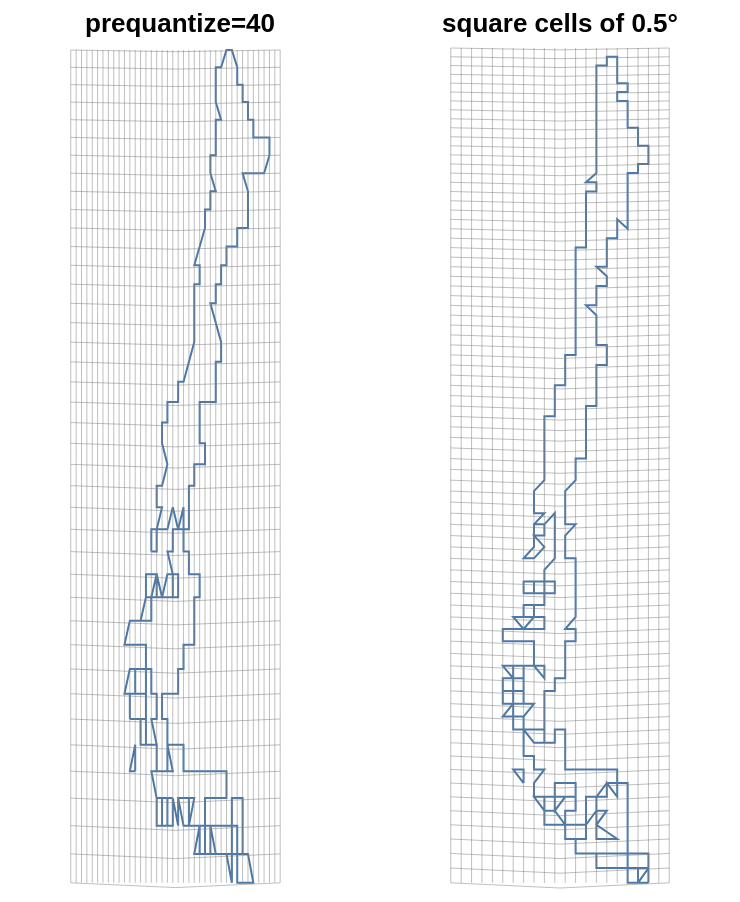

Specify this chart in Vega-Lite:
### Vega-Lite specification from a JSON file in a GitHub repository (floating-point values rounded to 4 significant figures)
{"config": {"view": {"continuousWidth": 400, "continuousHeight": 300, "fill": "transparent"}}, "hconcat": [{"layer": [{"data": {"name": "data-b26ec3dead60849b3dd4366e84f7aec8", "format": {"mesh": "data", "type": "topojson"}}, "mark": {"type": "geoshape", "filled": false}, "projection": {"reflectY": false, "type": "mercator"}}, {"data": {"name": "data-863b2a0ce7112c2946718f3aea6198f9"}, "mark": {"type": "geoshape", "filled": false, "opacity": 0.5, "stroke": "gray", "strokeWidth": 0.5}, "projection": {"reflectY": false, "type": "mercator"}}], "height": 420, "title": "prequantize=40", "width": 170}, {"layer": [{"data": {"name": "data-e282bb662a4d5d495dfc8b86e663a297", "format": {"mesh": "data", "type": "topojson"}}, "mark": {"type": "geoshape", "filled": false}, "projection": {"reflectY": false, "type": "mercator"}}, {"data": {"name": "data-752b2c6cd1fdcca3b57714ae9a3d946d"}, "mark": {"type": "geoshape", "filled": false, "opacity": 0.5, "stroke": "gray", "strokeWidth": 0.5}, "projection": {"reflectY": false, "type": "mercator"}}], "height": 420, "title": "square cells of 0.5°", "width": 170}], "background": "transparent", "$schema": "https://vega.github.io/schema/vega-lite/v6.4.1.json", "datasets": {"data-b26ec3dead60849b3dd4366e84f7aec8": "{\"type\":\"Topology\",\"objects\":{\"data\":{\"geometries\":[{\"properties\":{\"name\":\"Chile\"},\"type\":\"MultiPolygon\",\"arcs\":[[[0]],[[1]],[[2]],[[3]],[[4,-9]],[[10,-11]],[[40,-41]],[[-45,5,-43,6]],[[-45,-44,43,44,7]],[[8,9,10,11,12,13]],[[14]],[[15]],[[16]],[[17]],[[-20,19]],[[23,21,-22,21,-22,-24]],[[18,-47,19,20,-24,-25]],[[21,22,-26,23]],[[24,25,-28,26]],[[-28,27]],[[28,-35,-49]],[[29]],[[-51,30,31]],[[-52,32]],[[33,34,35,36]],[[-37,36]],[[37]],[[38]],[[39]],[[40,41,42,43,44,45,46,47,48,49,50,51,52]]],\"id\":40}],\"type\":\"GeometryCollection\"}},\"bbox\":[-78.98945312499993,-55.891699218750006,-66.435791015625,-17.50605468749997],\"transform\":{\"scale\":[0.3218887720352545,0.9842472956730779],\"translate\":[-78.98945312499993,-55.891699218750006]},\"arcs\":[[[35,0],[0,0]],[[36,0],[0,0]],[[39,1],[0,0]],[[37,1],[0,0]],[[32,1],[1,0],[1,-1],[-3,0],[0,1],[-1,0],[0,-1],[-1,1]],[[17,3],[0,-1],[1,0],[0,1]],[[19,3],[0,-1],[-3,0],[0,1]],[[16,3],[0,0]],[[32,1],[-3,0]],[[29,1],[-2,0]],[[27,1],[-4,0]],[[23,1],[1,1],[0,-1],[1,0],[0,1]],[[25,2],[1,0],[0,-1],[1,0]],[[27,1],[-1,1],[4,0],[0,-1],[1,0],[0,1],[-1,0],[0,1],[2,0],[0,-2]],[[15,4],[0,0]],[[13,4],[0,0]],[[12,4],[-1,0],[1,1],[0,-1]],[[11,5],[0,0]],[[14,7],[0,-1]],[[13,6],[-2,0]],[[11,6],[0,1]],[[11,7],[-1,0]],[[10,7],[1,1],[1,0]],[[12,7],[-1,0]],[[14,7],[-2,0]],[[12,7],[0,1]],[[13,8],[1,0],[0,-1]],[[13,8],[-1,0]],[[13,10],[1,1]],[[12,11],[0,0]],[[16,11],[0,1]],[[16,12],[1,-1]],[[17,11],[1,1],[1,0],[0,-1]],[[16,12],[-1,-1]],[[15,11],[-1,0]],[[14,11],[0,1],[1,0]],[[15,12],[1,0]],[[13,12],[0,0]],[[15,13],[0,1],[1,0],[0,-1],[-1,0]],[[1,23],[0,0]],[[25,2],[-4,0]],[[21,2],[-1,1],[2,0],[0,-1],[1,1],[-3,0],[0,-1],[-1,1]],[[19,3],[-1,0]],[[18,3],[-1,0]],[[17,3],[-1,0]],[[16,3],[-1,1],[4,0],[-1,1],[0,-1],[-2,0],[0,1],[-3,0],[0,1]],[[13,6],[1,0]],[[14,6],[0,-1],[2,0],[-1,1],[1,0],[0,1],[-1,0],[0,1],[-1,0],[0,1],[-4,0],[1,1],[2,0]],[[13,10],[2,0],[0,1]],[[15,11],[1,0]],[[16,11],[1,0]],[[17,11],[2,0]],[[19,11],[1,0],[0,1],[-1,0],[-1,1],[1,0],[0,1],[2,0],[0,1],[-1,-1],[-1,1],[-1,-1],[-2,0],[1,1],[-1,0],[0,1],[1,0],[1,1],[-1,1],[0,1],[1,0],[0,1],[2,0],[0,1],[1,0],[2,2],[0,3],[1,0],[0,1],[-1,0],[2,2],[0,1],[1,0],[0,1],[1,0],[-1,1],[0,1],[1,0],[0,2],[1,0],[-1,1],[0,2],[1,0],[1,1],[1,0],[1,-1],[0,-1],[1,0],[0,-1],[1,0],[0,-1],[1,0],[0,-1],[3,0],[0,-1],[-1,-1],[-4,0],[1,-1],[0,-2],[-2,0],[0,-1],[-2,0],[0,-1],[-1,0],[0,-1],[-1,0],[0,-1],[-1,0],[2,-2],[0,-1],[-1,0],[0,-2],[-3,0],[0,-2],[1,0],[0,-1],[-2,0],[0,-1],[-1,0],[0,-2],[-1,0],[0,-1],[1,0],[0,-1],[2,0],[0,-1],[-1,0],[0,-2],[-2,0],[0,-1],[-1,0],[0,-1],[-3,0],[0,-1],[1,0],[0,-1],[3,0],[0,-1],[8,0],[0,-1],[-4,0],[0,-1]]]}", "data-863b2a0ce7112c2946718f3aea6198f9": [{"type": "Feature", "geometry": {"type": "LineString", "coordinates": [[-78.99, -55.89], [-78.99, -17.51]]}}, {"type": "Feature", "geometry": {"type": "LineString", "coordinates": [[-78.67, -55.89], [-78.67, -17.51]]}}, {"type": "Feature", "geometry": {"type": "LineString", "coordinates": [[-78.35, -55.89], [-78.35, -17.51]]}}, {"type": "Feature", "geometry": {"type": "LineString", "coordinates": [[-78.02, -55.89], [-78.02, -17.51]]}}, {"type": "Feature", "geometry": {"type": "LineString", "coordinates": [[-77.7, -55.89], [-77.7, -17.51]]}}, {"type": "Feature", "geometry": {"type": "LineString", "coordinates": [[-77.38, -55.89], [-77.38, -17.51]]}}, {"type": "Feature", "geometry": {"type": "LineString", "coordinates": [[-77.06, -55.89], [-77.06, -17.51]]}}, {"type": "Feature", "geometry": {"type": "LineString", "coordinates": [[-76.74, -55.89], [-76.74, -17.51]]}}, {"type": "Feature", "geometry": {"type": "LineString", "coordinates": [[-76.41, -55.89], [-76.41, -17.51]]}}, {"type": "Feature", "geometry": {"type": "LineString", "coordinates": [[-76.09, -55.89], [-76.09, -17.51]]}}, {"type": "Feature", "geometry": {"type": "LineString", "coordinates": [[-75.77, -55.89], [-75.77, -17.51]]}}, {"type": "Feature", "geometry": {"type": "LineString", "coordinates": [[-75.45, -55.89], [-75.45, -17.51]]}}, {"type": "Feature", "geometry": {"type": "LineString", "coordinates": [[-75.13, -55.89], [-75.13, -17.51]]}}, {"type": "Feature", "geometry": {"type": "LineString", "coordinates": [[-74.8, -55.89], [-74.8, -17.51]]}}, {"type": "Feature", "geometry": {"type": "LineString", "coordinates": [[-74.48, -55.89], [-74.48, -17.51]]}}, {"type": "Feature", "geometry": {"type": "LineString", "coordinates": [[-74.16, -55.89], [-74.16, -17.51]]}}, {"type": "Feature", "geometry": {"type": "LineString", "coordinates": [[-73.84, -55.89], [-73.84, -17.51]]}}, {"type": "Feature", "geometry": {"type": "LineString", "coordinates": [[-73.52, -55.89], [-73.52, -17.51]]}}, {"type": "Feature", "geometry": {"type": "LineString", "coordinates": [[-73.2, -55.89], [-73.2, -17.51]]}}, {"type": "Feature", "geometry": {"type": "LineString", "coordinates": [[-72.87, -55.89], [-72.87, -17.51]]}}, {"type": "Feature", "geometry": {"type": "LineString", "coordinates": [[-72.55, -55.89], [-72.55, -17.51]]}}, {"type": "Feature", "geometry": {"type": "LineString", "coordinates": [[-72.23, -55.89], [-72.23, -17.51]]}}, {"type": "Feature", "geometry": {"type": "LineString", "coordinates": [[-71.91, -55.89], [-71.91, -17.51]]}}, {"type": "Feature", "geometry": {"type": "LineString", "coordinates": [[-71.59, -55.89], [-71.59, -17.51]]}}, {"type": "Feature", "geometry": {"type": "LineString", "coordinates": [[-71.26, -55.89], [-71.26, -17.51]]}}, {"type": "Feature", "geometry": {"type": "LineString", "coordinates": [[-70.94, -55.89], [-70.94, -17.51]]}}, {"type": "Feature", "geometry": {"type": "LineString", "coordinates": [[-70.62, -55.89], [-70.62, -17.51]]}}, {"type": "Feature", "geometry": {"type": "LineString", "coordinates": [[-70.3, -55.89], [-70.3, -17.51]]}}, {"type": "Feature", "geometry": {"type": "LineString", "coordinates": [[-69.98, -55.89], [-69.98, -17.51]]}}, {"type": "Feature", "geometry": {"type": "LineString", "coordinates": [[-69.65, -55.89], [-69.65, -17.51]]}}, {"type": "Feature", "geometry": {"type": "LineString", "coordinates": [[-69.33, -55.89], [-69.33, -17.51]]}}, {"type": "Feature", "geometry": {"type": "LineString", "coordinates": [[-69.01, -55.89], [-69.01, -17.51]]}}, {"type": "Feature", "geometry": {"type": "LineString", "coordinates": [[-68.69, -55.89], [-68.69, -17.51]]}}, {"type": "Feature", "geometry": {"type": "LineString", "coordinates": [[-68.37, -55.89], [-68.37, -17.51]]}}, {"type": "Feature", "geometry": {"type": "LineString", "coordinates": [[-68.05, -55.89], [-68.05, -17.51]]}}, {"type": "Feature", "geometry": {"type": "LineString", "coordinates": [[-67.72, -55.89], [-67.72, -17.51]]}}, {"type": "Feature", "geometry": {"type": "LineString", "coordinates": [[-67.4, -55.89], [-67.4, -17.51]]}}, {"type": "Feature", "geometry": {"type": "LineString", "coordinates": [[-67.08, -55.89], [-67.08, -17.51]]}}, {"type": "Feature", "geometry": {"type": "LineString", "coordinates": [[-66.76, -55.89], [-66.76, -17.51]]}}, {"type": "Feature", "geometry": {"type": "LineString", "coordinates": [[-66.44, -55.89], [-66.44, -17.51]]}}, {"type": "Feature", "geometry": {"type": "LineString", "coordinates": [[-78.99, -55.89], [-66.44, -55.89]]}}, {"type": "Feature", "geometry": {"type": "LineString", "coordinates": [[-78.99, -54.91], [-66.44, -54.91]]}}, {"type": "Feature", "geometry": {"type": "LineString", "coordinates": [[-78.99, -53.92], [-66.44, -53.92]]}}, {"type": "Feature", "geometry": {"type": "LineString", "coordinates": [[-78.99, -52.94], [-66.44, -52.94]]}}, {"type": "Feature", "geometry": {"type": "LineString", "coordinates": [[-78.99, -51.95], [-66.44, -51.95]]}}, {"type": "Feature", "geometry": {"type": "LineString", "coordinates": [[-78.99, -50.97], [-66.44, -50.97]]}}, {"type": "Feature", "geometry": {"type": "LineString", "coordinates": [[-78.99, -49.99], [-66.44, -49.99]]}}, {"type": "Feature", "geometry": {"type": "LineString", "coordinates": [[-78.99, -49.0], [-66.44, -49.0]]}}, {"type": "Feature", "geometry": {"type": "LineString", "coordinates": [[-78.99, -48.02], [-66.44, -48.02]]}}, {"type": "Feature", "geometry": {"type": "LineString", "coordinates": [[-78.99, -47.03], [-66.44, -47.03]]}}, {"type": "Feature", "geometry": {"type": "LineString", "coordinates": [[-78.99, -46.05], [-66.44, -46.05]]}}, {"type": "Feature", "geometry": {"type": "LineString", "coordinates": [[-78.99, -45.06], [-66.44, -45.06]]}}, {"type": "Feature", "geometry": {"type": "LineString", "coordinates": [[-78.99, -44.08], [-66.44, -44.08]]}}, {"type": "Feature", "geometry": {"type": "LineString", "coordinates": [[-78.99, -43.1], [-66.44, -43.1]]}}, {"type": "Feature", "geometry": {"type": "LineString", "coordinates": [[-78.99, -42.11], [-66.44, -42.11]]}}, {"type": "Feature", "geometry": {"type": "LineString", "coordinates": [[-78.99, -41.13], [-66.44, -41.13]]}}, {"type": "Feature", "geometry": {"type": "LineString", "coordinates": [[-78.99, -40.14], [-66.44, -40.14]]}}, {"type": "Feature", "geometry": {"type": "LineString", "coordinates": [[-78.99, -39.16], [-66.44, -39.16]]}}, {"type": "Feature", "geometry": {"type": "LineString", "coordinates": [[-78.99, -38.18], [-66.44, -38.18]]}}, {"type": "Feature", "geometry": {"type": "LineString", "coordinates": [[-78.99, -37.19], [-66.44, -37.19]]}}, {"type": "Feature", "geometry": {"type": "LineString", "coordinates": [[-78.99, -36.21], [-66.44, -36.21]]}}, {"type": "Feature", "geometry": {"type": "LineString", "coordinates": [[-78.99, -35.22], [-66.44, -35.22]]}}, {"type": "Feature", "geometry": {"type": "LineString", "coordinates": [[-78.99, -34.24], [-66.44, -34.24]]}}, {"type": "Feature", "geometry": {"type": "LineString", "coordinates": [[-78.99, -33.25], [-66.44, -33.25]]}}, {"type": "Feature", "geometry": {"type": "LineString", "coordinates": [[-78.99, -32.27], [-66.44, -32.27]]}}, {"type": "Feature", "geometry": {"type": "LineString", "coordinates": [[-78.99, -31.29], [-66.44, -31.29]]}}, {"type": "Feature", "geometry": {"type": "LineString", "coordinates": [[-78.99, -30.3], [-66.44, -30.3]]}}, {"type": "Feature", "geometry": {"type": "LineString", "coordinates": [[-78.99, -29.32], [-66.44, -29.32]]}}, {"type": "Feature", "geometry": {"type": "LineString", "coordinates": [[-78.99, -28.33], [-66.44, -28.33]]}}, {"type": "Feature", "geometry": {"type": "LineString", "coordinates": [[-78.99, -27.35], [-66.44, -27.35]]}}, {"type": "Feature", "geometry": {"type": "LineString", "coordinates": [[-78.99, -26.36], [-66.44, -26.36]]}}, {"type": "Feature", "geometry": {"type": "LineString", "coordinates": [[-78.99, -25.38], [-66.44, -25.38]]}}, {"type": "Feature", "geometry": {"type": "LineString", "coordinates": [[-78.99, -24.4], [-66.44, -24.4]]}}, {"type": "Feature", "geometry": {"type": "LineString", "coordinates": [[-78.99, -23.41], [-66.44, -23.41]]}}, {"type": "Feature", "geometry": {"type": "LineString", "coordinates": [[-78.99, -22.43], [-66.44, -22.43]]}}, {"type": "Feature", "geometry": {"type": "LineString", "coordinates": [[-78.99, -21.44], [-66.44, -21.44]]}}, {"type": "Feature", "geometry": {"type": "LineString", "coordinates": [[-78.99, -20.46], [-66.44, -20.46]]}}, {"type": "Feature", "geometry": {"type": "LineString", "coordinates": [[-78.99, -19.47], [-66.44, -19.47]]}}, {"type": "Feature", "geometry": {"type": "LineString", "coordinates": [[-78.99, -18.49], [-66.44, -18.49]]}}, {"type": "Feature", "geometry": {"type": "LineString", "coordinates": [[-78.99, -17.51], [-66.44, -17.51]]}}], "data-e282bb662a4d5d495dfc8b86e663a297": "{\"type\":\"Topology\",\"objects\":{\"data\":{\"geometries\":[{\"properties\":{\"name\":\"Chile\"},\"type\":\"MultiPolygon\",\"arcs\":[[[0]],[[1]],[[2]],[[-5,3]],[[4,5,6,-11]],[[-7,6,11,-12]],[[-14,7,-45]],[[8]],[[9,-47]],[[10,11,12,13,14]],[[15]],[[16]],[[17]],[[18]],[[-50,19]],[[-24,20,-26]],[[21,22,23,24,-52]],[[25,26,27,-31,28]],[[29,30,-32,-54]],[[-32,31]],[[32,33]],[[34]],[[35,-40,36,-38]],[[37,-58]],[[38,39]],[[40]],[[41]],[[-60,42]],[[43]],[[44,45,46,47,48,49,50,51,52,53,54,55,56,57,58,59,60]]],\"id\":40}],\"type\":\"GeometryCollection\"}},\"bbox\":[-78.98945312499993,-55.891699218750006,-66.435791015625,-17.50605468749997],\"transform\":{\"scale\":[0.6236067393352753,0.5],\"translate\":[-78.98945312499993,-55.891699218750006]},\"arcs\":[[[18,0],[0,0]],[[19,0],[-1,0],[1,1],[0,-1]],[[20,1],[0,0]],[[17,2],[2,0],[0,-1],[-1,0]],[[17,2],[0,-1],[1,0]],[[18,1],[0,-1],[-1,0],[0,1],[-3,0]],[[14,1],[0,1]],[[12,3],[-1,0],[0,1]],[[11,4],[-2,0],[0,1],[1,0],[1,-1]],[[9,6],[0,-1],[-1,1]],[[17,2],[-3,0]],[[14,2],[-2,0]],[[12,2],[0,1]],[[12,3],[1,0],[0,1]],[[13,4],[1,1],[0,-2],[2,0],[-2,1],[1,1],[-1,0],[0,1],[1,0],[0,1],[1,-1],[0,1],[1,0],[0,-5]],[[8,8],[0,0]],[[7,7],[-1,1],[1,0],[0,-1]],[[7,9],[0,0]],[[6,10],[0,0]],[[7,11],[-1,0],[0,1],[1,0]],[[6,13],[-1,0],[0,1]],[[7,13],[-1,0]],[[6,13],[0,-1],[-1,0],[1,1]],[[6,13],[0,1]],[[6,14],[1,0]],[[6,14],[-1,0]],[[5,14],[0,1],[1,0]],[[6,15],[-1,1],[1,0]],[[6,15],[0,-1]],[[7,15],[-1,0]],[[6,15],[0,1]],[[7,16],[-1,0]],[[7,20],[0,1],[1,0]],[[8,21],[0,-1],[-1,0]],[[6,22],[0,0]],[[9,22],[-1,0]],[[8,23],[1,0]],[[9,22],[0,1]],[[8,22],[-1,0],[0,1],[1,0]],[[8,23],[0,-1]],[[8,24],[0,0]],[[7,25],[0,0]],[[9,28],[0,-1],[-1,0],[1,-1],[-1,-1],[-1,0],[1,1],[0,2]],[[0,44],[0,0]],[[13,4],[-2,0]],[[11,4],[0,1],[1,0],[0,1],[-1,0],[-1,-1],[0,1],[2,0],[0,1],[-2,0],[0,-1],[-1,0]],[[9,6],[-1,0]],[[8,6],[0,1],[1,1],[-1,0],[0,1],[-1,0],[0,2]],[[7,11],[1,-1],[1,0],[0,1],[-2,0]],[[7,11],[0,1]],[[7,12],[1,1],[-1,0]],[[7,13],[0,1]],[[7,14],[0,1]],[[7,15],[0,1]],[[7,16],[1,0],[1,-1],[0,1],[-1,0],[0,2],[-3,0],[0,1],[2,0],[-1,1],[1,0]],[[7,20],[1,0],[-1,-1],[2,0],[0,1],[-1,0],[0,1]],[[8,21],[1,0],[0,1]],[[9,22],[1,0],[0,1],[-1,0]],[[9,23],[0,1],[1,1],[0,4],[-1,-1]],[[9,28],[-1,0]],[[8,28],[1,1],[-1,0],[0,2],[1,1],[0,6],[1,0],[0,3],[1,0],[0,3],[1,0],[0,11],[1,0],[0,6],[1,0],[0,1],[-1,0],[1,1],[0,12],[1,0],[0,1],[1,0],[0,-3],[1,0],[0,-1],[-1,0],[0,-1],[1,0],[0,-3],[1,0],[0,-2],[1,0],[0,-2],[-1,0],[0,-1],[-1,0],[0,-6],[-1,1],[0,-2],[-1,0],[0,-3],[-1,0],[1,-1],[0,-1],[-1,0],[0,-2],[-1,0],[1,-1],[0,-3],[1,0],[0,-2],[-1,0],[0,-4],[-1,0],[0,-5],[-1,0],[0,-2],[-1,-1],[0,-3],[1,0],[-1,-1],[0,-2],[1,0],[0,-5],[-1,-1],[1,0],[0,-1],[-1,0],[0,-3],[-1,0],[0,-1],[-1,0],[0,-4],[1,0],[0,1],[1,0],[0,-3],[5,0],[0,-1],[-1,0],[-1,-1],[-1,0],[0,-2]]]}", "data-752b2c6cd1fdcca3b57714ae9a3d946d": [{"type": "Feature", "geometry": {"type": "LineString", "coordinates": [[-78.99, -55.89], [-78.99, -17.39]]}}, {"type": "Feature", "geometry": {"type": "LineString", "coordinates": [[-78.37, -55.89], [-78.37, -17.39]]}}, {"type": "Feature", "geometry": {"type": "LineString", "coordinates": [[-77.74, -55.89], [-77.74, -17.39]]}}, {"type": "Feature", "geometry": {"type": "LineString", "coordinates": [[-77.12, -55.89], [-77.12, -17.39]]}}, {"type": "Feature", "geometry": {"type": "LineString", "coordinates": [[-76.5, -55.89], [-76.5, -17.39]]}}, {"type": "Feature", "geometry": {"type": "LineString", "coordinates": [[-75.87, -55.89], [-75.87, -17.39]]}}, {"type": "Feature", "geometry": {"type": "LineString", "coordinates": [[-75.25, -55.89], [-75.25, -17.39]]}}, {"type": "Feature", "geometry": {"type": "LineString", "coordinates": [[-74.62, -55.89], [-74.62, -17.39]]}}, {"type": "Feature", "geometry": {"type": "LineString", "coordinates": [[-74.0, -55.89], [-74.0, -17.39]]}}, {"type": "Feature", "geometry": {"type": "LineString", "coordinates": [[-73.38, -55.89], [-73.38, -17.39]]}}, {"type": "Feature", "geometry": {"type": "LineString", "coordinates": [[-72.75, -55.89], [-72.75, -17.39]]}}, {"type": "Feature", "geometry": {"type": "LineString", "coordinates": [[-72.13, -55.89], [-72.13, -17.39]]}}, {"type": "Feature", "geometry": {"type": "LineString", "coordinates": [[-71.51, -55.89], [-71.51, -17.39]]}}, {"type": "Feature", "geometry": {"type": "LineString", "coordinates": [[-70.88, -55.89], [-70.88, -17.39]]}}, {"type": "Feature", "geometry": {"type": "LineString", "coordinates": [[-70.26, -55.89], [-70.26, -17.39]]}}, {"type": "Feature", "geometry": {"type": "LineString", "coordinates": [[-69.64, -55.89], [-69.64, -17.39]]}}, {"type": "Feature", "geometry": {"type": "LineString", "coordinates": [[-69.01, -55.89], [-69.01, -17.39]]}}, {"type": "Feature", "geometry": {"type": "LineString", "coordinates": [[-68.39, -55.89], [-68.39, -17.39]]}}, {"type": "Feature", "geometry": {"type": "LineString", "coordinates": [[-67.76, -55.89], [-67.76, -17.39]]}}, {"type": "Feature", "geometry": {"type": "LineString", "coordinates": [[-67.14, -55.89], [-67.14, -17.39]]}}, {"type": "Feature", "geometry": {"type": "LineString", "coordinates": [[-66.52, -55.89], [-66.52, -17.39]]}}, {"type": "Feature", "geometry": {"type": "LineString", "coordinates": [[-65.89, -55.89], [-65.89, -17.39]]}}, {"type": "Feature", "geometry": {"type": "LineString", "coordinates": [[-78.99, -55.89], [-65.89, -55.89]]}}, {"type": "Feature", "geometry": {"type": "LineString", "coordinates": [[-78.99, -55.39], [-65.89, -55.39]]}}, {"type": "Feature", "geometry": {"type": "LineString", "coordinates": [[-78.99, -54.89], [-65.89, -54.89]]}}, {"type": "Feature", "geometry": {"type": "LineString", "coordinates": [[-78.99, -54.39], [-65.89, -54.39]]}}, {"type": "Feature", "geometry": {"type": "LineString", "coordinates": [[-78.99, -53.89], [-65.89, -53.89]]}}, {"type": "Feature", "geometry": {"type": "LineString", "coordinates": [[-78.99, -53.39], [-65.89, -53.39]]}}, {"type": "Feature", "geometry": {"type": "LineString", "coordinates": [[-78.99, -52.89], [-65.89, -52.89]]}}, {"type": "Feature", "geometry": {"type": "LineString", "coordinates": [[-78.99, -52.39], [-65.89, -52.39]]}}, {"type": "Feature", "geometry": {"type": "LineString", "coordinates": [[-78.99, -51.89], [-65.89, -51.89]]}}, {"type": "Feature", "geometry": {"type": "LineString", "coordinates": [[-78.99, -51.39], [-65.89, -51.39]]}}, {"type": "Feature", "geometry": {"type": "LineString", "coordinates": [[-78.99, -50.89], [-65.89, -50.89]]}}, {"type": "Feature", "geometry": {"type": "LineString", "coordinates": [[-78.99, -50.39], [-65.89, -50.39]]}}, {"type": "Feature", "geometry": {"type": "LineString", "coordinates": [[-78.99, -49.89], [-65.89, -49.89]]}}, {"type": "Feature", "geometry": {"type": "LineString", "coordinates": [[-78.99, -49.39], [-65.89, -49.39]]}}, {"type": "Feature", "geometry": {"type": "LineString", "coordinates": [[-78.99, -48.89], [-65.89, -48.89]]}}, {"type": "Feature", "geometry": {"type": "LineString", "coordinates": [[-78.99, -48.39], [-65.89, -48.39]]}}, {"type": "Feature", "geometry": {"type": "LineString", "coordinates": [[-78.99, -47.89], [-65.89, -47.89]]}}, {"type": "Feature", "geometry": {"type": "LineString", "coordinates": [[-78.99, -47.39], [-65.89, -47.39]]}}, {"type": "Feature", "geometry": {"type": "LineString", "coordinates": [[-78.99, -46.89], [-65.89, -46.89]]}}, {"type": "Feature", "geometry": {"type": "LineString", "coordinates": [[-78.99, -46.39], [-65.89, -46.39]]}}, {"type": "Feature", "geometry": {"type": "LineString", "coordinates": [[-78.99, -45.89], [-65.89, -45.89]]}}, {"type": "Feature", "geometry": {"type": "LineString", "coordinates": [[-78.99, -45.39], [-65.89, -45.39]]}}, {"type": "Feature", "geometry": {"type": "LineString", "coordinates": [[-78.99, -44.89], [-65.89, -44.89]]}}, {"type": "Feature", "geometry": {"type": "LineString", "coordinates": [[-78.99, -44.39], [-65.89, -44.39]]}}, {"type": "Feature", "geometry": {"type": "LineString", "coordinates": [[-78.99, -43.89], [-65.89, -43.89]]}}, {"type": "Feature", "geometry": {"type": "LineString", "coordinates": [[-78.99, -43.39], [-65.89, -43.39]]}}, {"type": "Feature", "geometry": {"type": "LineString", "coordinates": [[-78.99, -42.89], [-65.89, -42.89]]}}, {"type": "Feature", "geometry": {"type": "LineString", "coordinates": [[-78.99, -42.39], [-65.89, -42.39]]}}, {"type": "Feature", "geometry": {"type": "LineString", "coordinates": [[-78.99, -41.89], [-65.89, -41.89]]}}, {"type": "Feature", "geometry": {"type": "LineString", "coordinates": [[-78.99, -41.39], [-65.89, -41.39]]}}, {"type": "Feature", "geometry": {"type": "LineString", "coordinates": [[-78.99, -40.89], [-65.89, -40.89]]}}, {"type": "Feature", "geometry": {"type": "LineString", "coordinates": [[-78.99, -40.39], [-65.89, -40.39]]}}, {"type": "Feature", "geometry": {"type": "LineString", "coordinates": [[-78.99, -39.89], [-65.89, -39.89]]}}, {"type": "Feature", "geometry": {"type": "LineString", "coordinates": [[-78.99, -39.39], [-65.89, -39.39]]}}, {"type": "Feature", "geometry": {"type": "LineString", "coordinates": [[-78.99, -38.89], [-65.89, -38.89]]}}, {"type": "Feature", "geometry": {"type": "LineString", "coordinates": [[-78.99, -38.39], [-65.89, -38.39]]}}, {"type": "Feature", "geometry": {"type": "LineString", "coordinates": [[-78.99, -37.89], [-65.89, -37.89]]}}, {"type": "Feature", "geometry": {"type": "LineString", "coordinates": [[-78.99, -37.39], [-65.89, -37.39]]}}, {"type": "Feature", "geometry": {"type": "LineString", "coordinates": [[-78.99, -36.89], [-65.89, -36.89]]}}, {"type": "Feature", "geometry": {"type": "LineString", "coordinates": [[-78.99, -36.39], [-65.89, -36.39]]}}, {"type": "Feature", "geometry": {"type": "LineString", "coordinates": [[-78.99, -35.89], [-65.89, -35.89]]}}, {"type": "Feature", "geometry": {"type": "LineString", "coordinates": [[-78.99, -35.39], [-65.89, -35.39]]}}, {"type": "Feature", "geometry": {"type": "LineString", "coordinates": [[-78.99, -34.89], [-65.89, -34.89]]}}, {"type": "Feature", "geometry": {"type": "LineString", "coordinates": [[-78.99, -34.39], [-65.89, -34.39]]}}, {"type": "Feature", "geometry": {"type": "LineString", "coordinates": [[-78.99, -33.89], [-65.89, -33.89]]}}, {"type": "Feature", "geometry": {"type": "LineString", "coordinates": [[-78.99, -33.39], [-65.89, -33.39]]}}, {"type": "Feature", "geometry": {"type": "LineString", "coordinates": [[-78.99, -32.89], [-65.89, -32.89]]}}, {"type": "Feature", "geometry": {"type": "LineString", "coordinates": [[-78.99, -32.39], [-65.89, -32.39]]}}, {"type": "Feature", "geometry": {"type": "LineString", "coordinates": [[-78.99, -31.89], [-65.89, -31.89]]}}, {"type": "Feature", "geometry": {"type": "LineString", "coordinates": [[-78.99, -31.39], [-65.89, -31.39]]}}, {"type": "Feature", "geometry": {"type": "LineString", "coordinates": [[-78.99, -30.89], [-65.89, -30.89]]}}, {"type": "Feature", "geometry": {"type": "LineString", "coordinates": [[-78.99, -30.39], [-65.89, -30.39]]}}, {"type": "Feature", "geometry": {"type": "LineString", "coordinates": [[-78.99, -29.89], [-65.89, -29.89]]}}, {"type": "Feature", "geometry": {"type": "LineString", "coordinates": [[-78.99, -29.39], [-65.89, -29.39]]}}, {"type": "Feature", "geometry": {"type": "LineString", "coordinates": [[-78.99, -28.89], [-65.89, -28.89]]}}, {"type": "Feature", "geometry": {"type": "LineString", "coordinates": [[-78.99, -28.39], [-65.89, -28.39]]}}, {"type": "Feature", "geometry": {"type": "LineString", "coordinates": [[-78.99, -27.89], [-65.89, -27.89]]}}, {"type": "Feature", "geometry": {"type": "LineString", "coordinates": [[-78.99, -27.39], [-65.89, -27.39]]}}, {"type": "Feature", "geometry": {"type": "LineString", "coordinates": [[-78.99, -26.89], [-65.89, -26.89]]}}, {"type": "Feature", "geometry": {"type": "LineString", "coordinates": [[-78.99, -26.39], [-65.89, -26.39]]}}, {"type": "Feature", "geometry": {"type": "LineString", "coordinates": [[-78.99, -25.89], [-65.89, -25.89]]}}, {"type": "Feature", "geometry": {"type": "LineString", "coordinates": [[-78.99, -25.39], [-65.89, -25.39]]}}, {"type": "Feature", "geometry": {"type": "LineString", "coordinates": [[-78.99, -24.89], [-65.89, -24.89]]}}, {"type": "Feature", "geometry": {"type": "LineString", "coordinates": [[-78.99, -24.39], [-65.89, -24.39]]}}, {"type": "Feature", "geometry": {"type": "LineString", "coordinates": [[-78.99, -23.89], [-65.89, -23.89]]}}, {"type": "Feature", "geometry": {"type": "LineString", "coordinates": [[-78.99, -23.39], [-65.89, -23.39]]}}, {"type": "Feature", "geometry": {"type": "LineString", "coordinates": [[-78.99, -22.89], [-65.89, -22.89]]}}, {"type": "Feature", "geometry": {"type": "LineString", "coordinates": [[-78.99, -22.39], [-65.89, -22.39]]}}, {"type": "Feature", "geometry": {"type": "LineString", "coordinates": [[-78.99, -21.89], [-65.89, -21.89]]}}, {"type": "Feature", "geometry": {"type": "LineString", "coordinates": [[-78.99, -21.39], [-65.89, -21.39]]}}, {"type": "Feature", "geometry": {"type": "LineString", "coordinates": [[-78.99, -20.89], [-65.89, -20.89]]}}, {"type": "Feature", "geometry": {"type": "LineString", "coordinates": [[-78.99, -20.39], [-65.89, -20.39]]}}, {"type": "Feature", "geometry": {"type": "LineString", "coordinates": [[-78.99, -19.89], [-65.89, -19.89]]}}, {"type": "Feature", "geometry": {"type": "LineString", "coordinates": [[-78.99, -19.39], [-65.89, -19.39]]}}, {"type": "Feature", "geometry": {"type": "LineString", "coordinates": [[-78.99, -18.89], [-65.89, -18.89]]}}, {"type": "Feature", "geometry": {"type": "LineString", "coordinates": [[-78.99, -18.39], [-65.89, -18.39]]}}, {"type": "Feature", "geometry": {"type": "LineString", "coordinates": [[-78.99, -17.89], [-65.89, -17.89]]}}, {"type": "Feature", "geometry": {"type": "LineString", "coordinates": [[-78.99, -17.39], [-65.89, -17.39]]}}]}}
